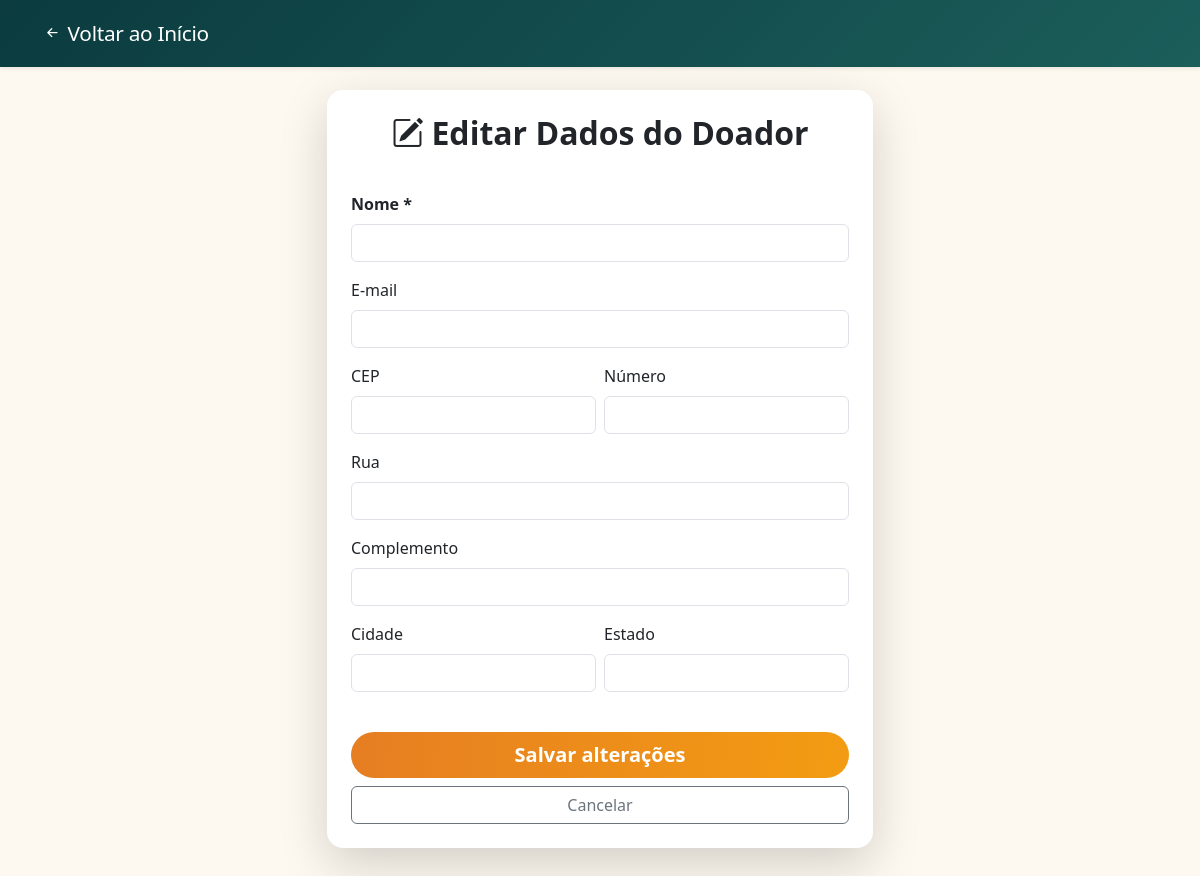
Page /editar/4 on the earlier database version.
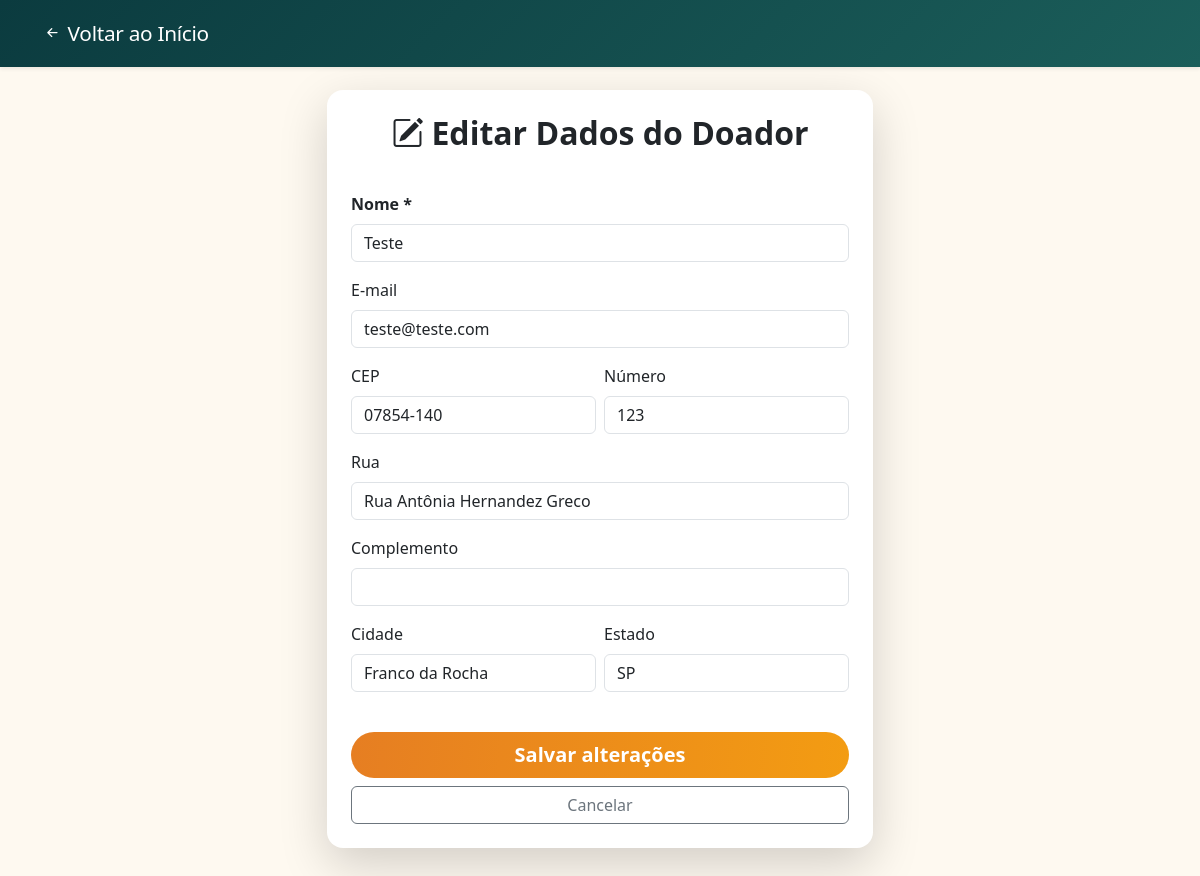
Same page on the later database version.
### tables this page shows
CREATE TABLE doadores (
            id INTEGER PRIMARY KEY AUTOINCREMENT,
            nome TEXT NOT NULL,
            email TEXT,
            cep TEXT,
            rua TEXT,
            numero TEXT,
            complemento TEXT,
            cidade TEXT,
            estado TEXT
        );

### app/routes.py (the view, shortened to what this page needs)
@main.route("/editar/<int:id>", methods=["GET", "POST"])
def editar_doador(id):
    conn = get_connection()
    doador = conn.execute(
        "SELECT * FROM doadores WHERE id = ?", (id,)
    ).fetchone()
    conn.close()
    return render_template("editar.html", doador=doador)

### app/models.py (called while the page is built)
def get_connection():
    conn = sqlite3.connect(DATABASE)
    conn.row_factory = sqlite3.Row
    return conn

### app/templates/editar.html (shortened to what the changed rows need)
<!DOCTYPE html>
<html lang="pt-BR">
<head>
    <link href="https://cdn.jsdelivr.net/npm/bootstrap@5.3.0-alpha1/dist/css/bootstrap.min.css" rel="stylesheet">
    <link rel="stylesheet" href="https://cdn.jsdelivr.net/npm/bootstrap-icons@1.11.3/font/bootstrap-icons.min.css">
    <link rel="stylesheet" href="{{ url_for('static', filename='css/style.css') }}">
</head>
<body>
    <main class="main-conteudo">
        <div class="container">
            <div class="row justify-content-center">
                <div class="col-md-8 col-lg-6">
                    <div class="card shadow-lg border-0 rounded-4">
                        <div class="card-header bg-transparent border-0 pt-4">
                            <h2 class="text-center fw-bold"><i class="bi bi-pencil-square me-2"></i>Editar Dados do Doador</h2>
                        </div>
                        <div class="card-body p-4">
                            <form method="POST">
                                <div class="mb-3">
                                    <label class="form-label fw-semibold">Nome *</label>
                                    <input type="text" name="nome" class="form-control" value="{{ doador.nome }}" required>
                                </div>
                                <div class="mb-3">
                                    <label class="form-label">E-mail</label>
                                    <input type="email" name="email" class="form-control" value="{{ doador.email or '' }}">
                                </div>
                                <div class="row g-2">
                                    <div class="col-md-6 mb-3">
                                        <label class="form-label">CEP</label>
                                        <input type="text" name="cep" class="form-control" value="{{ doador.cep or '' }}">
                                    </div>
                                    <div class="col-md-6 mb-3">
                                        <label class="form-label">Número</label>
                                        <input type="text" name="numero" class="form-control" value="{{ doador.numero or '' }}">
                                    </div>
                                </div>
                                <div class="mb-3">
                                    <label class="form-label">Rua</label>
                                    <input type="text" name="rua" class="form-control" value="{{ doador.rua or '' }}">
                                </div>
                                <div class="row g-2">
                                    <div class="col-md-6 mb-3">
                                        <label class="form-label">Cidade</label>
                                        <input type="text" name="cidade" class="form-control" value="{{ doador.cidade or '' }}">
                                    </div>
                                    <div class="col-md-6 mb-3">
                                        <label class="form-label">Estado</label>
                                        <input type="text" name="estado" class="form-control" value="{{ doador.estado or '' }}">
                                    </div>
                                </div>
                            </form>
                        </div>
                    </div>
                </div>
            </div>
        </div>
    </main>
</body>
</html>

Differences in the rows shown:
added doadores: nome "Teste", email "teste@teste.com", cep "07854-140", numero "123", rua "Rua Antônia Hernandez Greco", cidade "Franco da Rocha", estado "SP"
